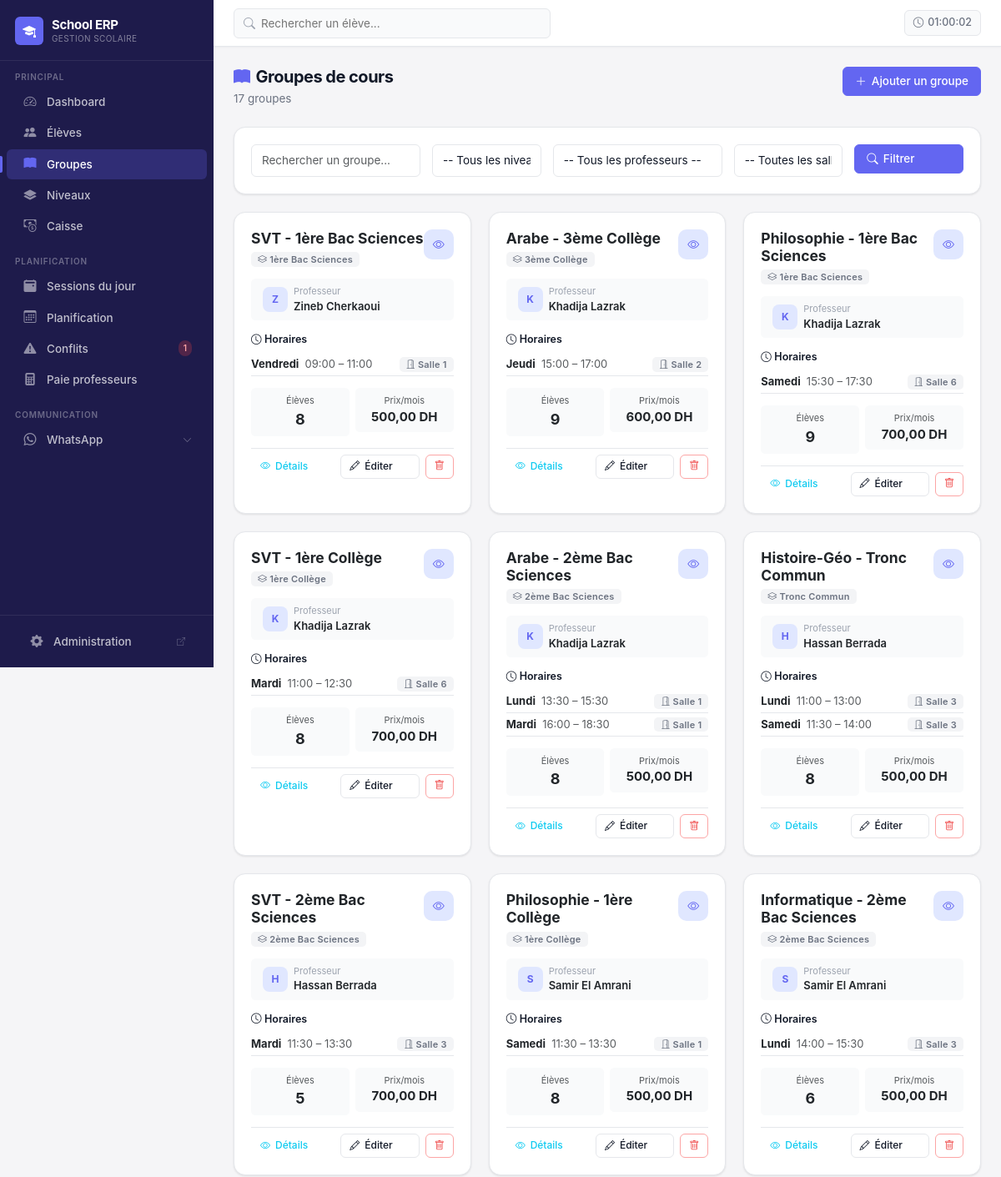
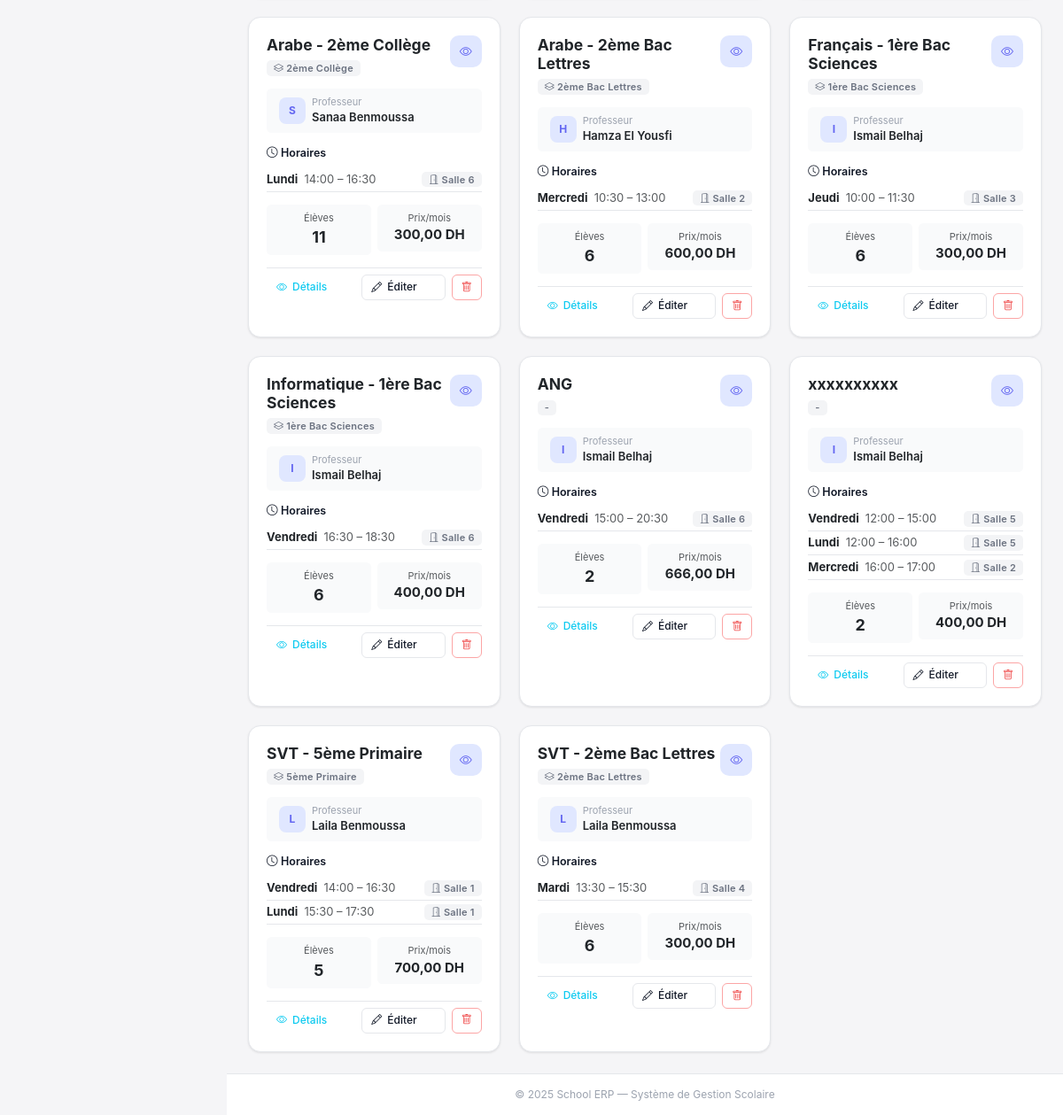
The app's page /courses/ (signed in) with its own data (2 pictures, top to bottom).
### core/models.py (models this page shows, shortened)
class CourseGroup(models.Model):
    DAYS_CHOICES = [
        ('MON', 'Lundi'),
        ('TUE', 'Mardi'),
        ('WED', 'Mercredi'),
        ('THU', 'Jeudi'),
        ('FRI', 'Vendredi'),
        ('SAT', 'Samedi'),
        ('SUN', 'Dimanche'),
    ]
    name = models.CharField(max_length=100, verbose_name="Nom du groupe")
    subject = models.CharField(max_length=100, verbose_name="Matière")
    level = models.ForeignKey(
        Level,
        on_delete=models.SET_NULL,
        related_name='course_groups',
        verbose_name="Niveau",
        null=True,
        blank=True
    )
    monthly_price = models.DecimalField(
        max_digits=8,
        decimal_places=2,
        validators=[MinValueValidator(Decimal('0.01'))],
        verbose_name="Prix mensuel (DH)"
    )
    teacher = models.ForeignKey(
        Teacher,
        on_delete=models.PROTECT,
        related_name='course_groups',
        verbose_name="Professeur"
    )
    is_active = models.BooleanField(default=True, verbose_name="Actif")
    created_at = models.DateTimeField(auto_now_add=True)
    class Meta:
        verbose_name = "Groupe de cours"
        verbose_name_plural = "Groupes de cours"
        ordering = ['name']

class Level(models.Model):
    name = models.CharField(max_length=100, unique=True, verbose_name="Nom du niveau")
    order = models.PositiveIntegerField(default=0, verbose_name="Ordre d'affichage")
    class Meta:
        verbose_name = "Niveau"
        verbose_name_plural = "Niveaux"
        ordering = ['order', 'name']
    def __str__(self):
        return self.name

class Teacher(models.Model):
    PAYMENT_METHOD_CHOICES = [
        ('HOURLY', 'Taux horaire'),
        ('PERCENTAGE', 'Part des gains (pourcentage des gains de la classe)'),
        ('SESSION', 'Tarif par session'),
    ]
    name = models.CharField(max_length=100, verbose_name="Nom complet")
    phone = models.CharField(max_length=20, verbose_name="Téléphone")
    email = models.EmailField(blank=True, verbose_name="Email")
    hourly_rate = models.DecimalField(
        max_digits=8,
        decimal_places=2,
        validators=[MinValueValidator(Decimal('0.01'))],
        verbose_name="Tarif horaire (DH)",
        default=Decimal('100.00'),
        blank=True,
        null=True
    )
    payment_method = models.CharField(
        max_length=20,
        choices=PAYMENT_METHOD_CHOICES,
        default='PERCENTAGE',
        verbose_name="Mode de paiement"
    )
    payment_percentage = models.DecimalField(
        max_digits=5,
        decimal_places=2,
        default=Decimal('50.00'),
        validators=[MinValueValidator(Decimal('0.00'))],
        verbose_name="Part des gains (%)",
        blank=True,
        null=True
    )
    session_rate = models.DecimalField(
        max_digits=8,
        decimal_places=2,
        default=Decimal('100.00'),
        validators=[MinValueValidator(Decimal('0.01'))],
        verbose_name="Tarif par session (DH)",
        blank=True,
        null=True
    )
    is_active = models.BooleanField(default=True, verbose_name="Actif")
    created_at = models.DateTimeField(auto_now_add=True)
    class Meta:
        verbose_name = "Professeur"
        verbose_name_plural = "Professeurs"
        ordering = ['name']
    def __str__(self):
        if self.payment_method == 'PERCENTAGE':
            return f"{self.name} ({self.payment_percentage}%)"
        elif self.payment_method == 'SESSION':
            return f"{self.name} ({self.session_rate} DH/sess)"
        return f"{self.name} ({self.hourly_rate} DH/h)"

class CourseGroupSchedule(models.Model):
    course_group = models.ForeignKey(
        CourseGroup,
        on_delete=models.CASCADE,
        related_name='schedules',
        verbose_name="Groupe de cours"
    )
    day = models.CharField(
        max_length=3,
        choices=CourseGroup.DAYS_CHOICES,
        verbose_name="Jour"
    )
    start_time = models.TimeField(verbose_name="Heure de début")
    end_time = models.TimeField(verbose_name="Heure de fin")
    room = models.ForeignKey(
        Room,
        on_delete=models.PROTECT,
        related_name='schedules',
        verbose_name="Salle"
    )
    class Meta:
        verbose_name = "Horaire de groupe"
        verbose_name_plural = "Horaires de groupe"
        ordering = ['day', 'start_time']

class Room(models.Model):
    name = models.CharField(max_length=50, unique=True, verbose_name="Nom de la salle")
    capacity = models.PositiveIntegerField(
        validators=[MinValueValidator(1)],
        verbose_name="Capacité"
    )
    is_active = models.BooleanField(default=True, verbose_name="Active")
    class Meta:
        verbose_name = "Salle"
        verbose_name_plural = "Salles"
        ordering = ['name']
    def __str__(self):
        return f"{self.name} ({self.capacity} places)"

### core/views.py (the view)
# urls.py: path('courses/', views.courses_list, name='courses_list'),
def courses_list(request):
    from .models import CourseGroup
    courses = CourseGroup.objects.all().select_related('teacher').prefetch_related('schedules__room')
    from django.db.models import Count
    courses = courses.annotate(enrollment_count=Count('enrollment'))
    course_filter = CourseGroupFilter(request.GET, queryset=courses)
    courses = course_filter.qs
    return render(request, 'core/courses_list.html', {'courses': courses, 'filter': course_filter})

### templates/core/courses_list.html (shortened to what this page needs)
{% extends 'core/base.html' %}
{% block content %}
<div class="page-header d-flex align-items-start justify-content-between">
  <div>
    <h1 class="page-title"><i class="bi bi-book-fill me-2" style="color:var(--primary);"></i>Groupes de cours</h1>
    <p class="page-subtitle">{{ courses|length }} groupe{{ courses|length|pluralize }}</p>
  </div>
  <a href="{% url 'core:course_group_create' %}" class="btn btn-primary">
    <i class="bi bi-plus-lg"></i> Ajouter un groupe
  </a>
</div>
<div class="card mb-4">
  <div class="card-body">
    <form method="get" class="row g-3">
      <div class="col-md-3">{{ filter.form.name }}</div>
      <div class="col-md-2">{{ filter.form.level }}</div>
      <div class="col-md-3">{{ filter.form.teacher }}</div>
      <div class="col-md-2">{{ filter.form.room }}</div>
      <div class="col-md-2">
        <button class="btn btn-primary w-100"><i class="bi bi-search"></i> Filtrer</button>
      </div>
    </form>
  </div>
</div>
{% if courses %}
  <div class="row g-4">
    {% for course in courses %}
      <div class="col-lg-4 col-md-6">
        <div class="card h-100 course-card">
          <div class="card-body">
            <div class="d-flex align-items-start justify-content-between mb-3">
              <div>
                <h5 class="mb-1 fw-700">
                  <a href="{% url 'core:group_detail' course.id %}" class="text-decoration-none" style="color:inherit;">
                    {{ course.name }}
                  </a>
                </h5>
                {% if course.level %}
                  <a href="{% url 'core:level_detail' course.level.id %}" class="text-decoration-none">
                    <span class="badge badge-secondary"><i class="bi bi-layers"></i> {{ course.level.name }}</span>
                  </a>
                {% else %}
                  <span class="badge badge-secondary">-</span>
                {% endif %}
              </div>
              <a href="{% url 'core:group_detail' course.id %}" class="stat-card-icon text-decoration-none" style="width:36px;height:36px;font-size:14px;background:var(--primary-light);">
                <i class="bi bi-eye" style="color:var(--primary);"></i>
              </a>
            </div>
            <div class="d-flex align-items-center gap-2 mb-3 px-3 py-2 rounded" style="background:var(--surface-alt);">
              <div class="student-avatar" style="width:30px;height:30px;font-size:12px;border-radius:8px;">
                {{ course.teacher.name|slice:":1"|upper }}
              </div>
              <div>
                <div style="font-size:11px;color:var(--text-muted);">Professeur</div>
                <div class="fw-600 text-dark" style="font-size:13px;">{{ course.teacher.name }}</div>
              </div>
            </div>
            {% if course.schedules.all %}
              <div class="mb-3">
                <div class="form-label mb-2"><i class="bi bi-clock me-1"></i>Horaires</div>
                {% for sch in course.schedules.all %}
                  <div class="d-flex justify-content-between align-items-center py-1" style="border-bottom:1px solid var(--border);font-size:13px;">
                    <span>
                      <strong>{{ sch.get_day_display }}</strong>
                      <span class="text-muted ms-1">{{ sch.start_time|time:"H:i" }} – {{ sch.end_time|time:"H:i" }}</span>
                    </span>
                    <span class="badge badge-secondary">
                      <i class="bi bi-door-open"></i> {{ sch.room.name }}
                    </span>
                  </div>
                {% endfor %}
              </div>
            {% else %}
              <div class="mb-3 text-muted" style="font-size:13px;"><i class="bi bi-clock"></i> Aucun horaire défini</div>
            {% endif %}
            <div class="row g-2 mb-3">
              <div class="col-6">
                <div class="text-center p-2 rounded" style="background:var(--surface-alt);">
                  <div class="text-muted" style="font-size:11px;">Élèves</div>
                  <div class="fw-700" style="font-size:18px;">{{ course.enrollment_count }}</div>
                </div>
              </div>
              <div class="col-6">
                <div class="text-center p-2 rounded" style="background:var(--surface-alt);">
                  <div class="text-muted" style="font-size:11px;">Prix/mois</div>
                  <div class="fw-700" style="font-size:15px;">{{ course.monthly_price }} DH</div>
                </div>
              </div>
            </div>
            <div class="d-flex gap-2 pt-2" style="border-top:1px solid var(--border);">
              <a href="{% url 'core:group_detail' course.id %}" class="btn btn-sm btn-outline-info flex-grow-1">
                <i class="bi bi-eye"></i> Détails
              </a>
              <a href="{% url 'core:course_group_edit' course.id %}" class="btn btn-sm btn-outline-primary flex-grow-1">
                <i class="bi bi-pencil"></i> Éditer
              </a>
              <a href="{% url 'core:course_group_delete_confirm' course.id %}" class="btn btn-sm btn-outline-danger">
                <i class="bi bi-trash"></i>
              </a>
            </div>
          </div>
        </div>
      </div>
    {% endfor %}
  </div>
{% endif %}
{% endblock %}

### templates/core/base.html (shortened to what this page needs)
{% load static nav_active %}
<!DOCTYPE html>
<html lang="fr" data-theme="light">
<head>
  <link rel="stylesheet" href="{% static 'fonts/fonts.css' %}">
  <link href="{% static 'bootstrap.min.css' %}" rel="stylesheet">
  <link rel="stylesheet" href="{% static 'bootstrap-icons.css' %}">
  <link href="{% static 'select2.min.css' %}" rel="stylesheet">
</head>
<body>
  <div class="app-shell">
    <aside class="sidebar" id="sidebar">
      <a class="sidebar-brand" href="{% url 'core:cockpit' %}">
        <div class="sidebar-brand-icon">
          <i class="bi bi-mortarboard-fill"></i>
        </div>
        <div>
          <div class="sidebar-brand-text">School ERP</div>
          <div class="sidebar-brand-sub">Gestion scolaire</div>
        </div>
      </a>
      <nav class="sidebar-section">
        <div class="sidebar-section-label">Principal</div>
        <a class="sidebar-nav-link {% active_if 'cockpit' %}" href="{% url 'core:cockpit' %}">
          <span class="nav-icon"><i class="bi bi-speedometer2"></i></span>
          <span class="nav-label">Dashboard</span>
        </a>
        <a class="sidebar-nav-link {% active_if 'students_list' 'student_page' %}"
          href="{% url 'core:students_list' %}">
          <span class="nav-icon"><i class="bi bi-people-fill"></i></span>
          <span class="nav-label">Élèves</span>
        </a>
        <a class="sidebar-nav-link {% active_if 'courses_list' %}" href="{% url 'core:courses_list' %}">
          <span class="nav-icon"><i class="bi bi-book-fill"></i></span>
          <span class="nav-label">Groupes</span>
        </a>
        <a class="sidebar-nav-link {% active_if 'levels_list' %}" href="{% url 'core:levels_list' %}">
          <span class="nav-icon"><i class="bi bi-layers-fill"></i></span>
          <span class="nav-label">Niveaux</span>
        </a>
        <a class="sidebar-nav-link {% active_if 'payment_create' 'student_search' 'student_detail' %}"
          href="{% url 'core:payment_create' %}">
          <span class="nav-icon"><i class="bi bi-cash-coin"></i></span>
          <span class="nav-label">Caisse</span>
        </a>
      </nav>
      <nav class="sidebar-section">
        <div class="sidebar-section-label">Planification</div>
        <a class="sidebar-nav-link {% active_if 'sessions_today' 'session_attendance' %}"
          href="{% url 'core:sessions_today' %}">
          <span class="nav-icon"><i class="bi bi-calendar2-event-fill"></i></span>
          <span class="nav-label">Sessions du jour</span>
        </a>
        <a class="sidebar-nav-link {% active_if 'sessions_schedule' %}" href="{% url 'core:sessions_schedule' %}">
          <span class="nav-icon"><i class="bi bi-calendar3"></i></span>
          <span class="nav-label">Planification</span>
        </a>
        <a class="sidebar-nav-link {% active_if 'schedule_conflicts' %}" href="{% url 'core:schedule_conflicts' %}">
          <span class="nav-icon"><i class="bi bi-exclamation-triangle-fill"></i></span>
          <span class="nav-label">Conflits</span>
          {% if conflict_count > 0 %}
            <span class="nav-badge nav-badge-danger">{{ conflict_count }}</span>
          {% endif %}
        </a>
        <a class="sidebar-nav-link {% active_if 'teacher_payroll' %}" href="{% url 'core:teacher_payroll' %}">
          <span class="nav-icon"><i class="bi bi-calculator-fill"></i></span>
          <span class="nav-label">Paie professeurs</span>
        </a>
      </nav>
      <nav class="sidebar-section">
        <div class="sidebar-section-label">Communication</div>
        <a class="sidebar-nav-link sidebar-toggle-link {% active_if 'whatsapp_payment_reminders' 'whatsapp_absence_notifications' 'whatsapp_bulk_announcements' %}"
          href="#whatsapp-submenu" data-bs-toggle="collapse"
          aria-expanded="{% if request.resolver_match.url_name in 'whatsapp_payment_reminders,whatsapp_absence_notifications,whatsapp_bulk_announcements' %}true{% else %}false{% endif %}">
          <span class="nav-icon"><i class="bi bi-whatsapp"></i></span>
          <span class="nav-label">WhatsApp</span>
          <i class="bi bi-chevron-down nav-arrow"></i>
        </a>
      </nav>
      <div class="sidebar-footer">
        <a class="sidebar-nav-link" href="/admin/" target="_blank">
          <span class="nav-icon"><i class="bi bi-gear-fill"></i></span>
          <span class="nav-label">Administration</span>
          <i class="bi bi-box-arrow-up-right" style="font-size:10px; opacity:0.4;"></i>
        </a>
      </div>
    </aside>
    <div class="main-area">
      <header class="topbar">
        <div class="topbar-search" style="position:relative;">
          <input type="text" id="global-search" class="topbar-search-input" placeholder="Rechercher un élève..."
            autocomplete="off">
        </div>
        <div class="topbar-right">
          <div class="topbar-clock">
            <i class="bi bi-clock"></i>
            <span id="current-time"></span>
          </div>
        </div>
      </header>
      <main class="page-content">
        {% block content %}{% endblock %}
      </main>
      <footer class="app-footer">
        &copy; 2025 School ERP — Système de Gestion Scolaire
      </footer>
    </div>
  </div>
</body>
</html>

### records on screen
CourseGroup: name "SVT - 1ère Bac Sciences", level.name "1ère Bac Sciences", teacher.name "Z", teacher.name "Zineb Cherkaoui", enrollment_count "8", monthly_price "500,00"
CourseGroupSchedule: day "Vendredi", start_time "09:00", end_time "11:00", room.name "Salle 1"
CourseGroup: name "Arabe - 3ème Collège", level.name "3ème Collège", teacher.name "K", teacher.name "Khadija Lazrak", enrollment_count "9", monthly_price "600,00"
CourseGroupSchedule: day "Jeudi", start_time "15:00", end_time "17:00", room.name "Salle 2"
CourseGroup: name "Philosophie - 1ère Bac Sciences", level.name "1ère Bac Sciences", teacher.name "K", teacher.name "Khadija Lazrak", enrollment_count "9", monthly_price "700,00"
CourseGroupSchedule: day "Samedi", start_time "15:30", end_time "17:30", room.name "Salle 6"
CourseGroup: name "SVT - 1ère Collège", level.name "1ère Collège", teacher.name "K", teacher.name "Khadija Lazrak", enrollment_count "8", monthly_price "700,00"
CourseGroupSchedule: day "Mardi", start_time "11:00", end_time "12:30", room.name "Salle 6"
CourseGroup: name "Arabe - 2ème Bac Sciences", level.name "2ème Bac Sciences", teacher.name "K", teacher.name "Khadija Lazrak", enrollment_count "8", monthly_price "500,00"
CourseGroupSchedule: day "Lundi", start_time "13:30", end_time "15:30", room.name "Salle 1"
CourseGroupSchedule: day "Mardi", start_time "16:00", end_time "18:30", room.name "Salle 1"
CourseGroup: name "Histoire-Géo - Tronc Commun", level.name "Tronc Commun", teacher.name "H", teacher.name "Hassan Berrada", enrollment_count "8", monthly_price "500,00"
CourseGroupSchedule: day "Lundi", start_time "11:00", end_time "13:00", room.name "Salle 3"
CourseGroupSchedule: day "Samedi", start_time "11:30", end_time "14:00", room.name "Salle 3"
CourseGroup: name "SVT - 2ème Bac Sciences", level.name "2ème Bac Sciences", teacher.name "H", teacher.name "Hassan Berrada", enrollment_count "5", monthly_price "700,00"
CourseGroupSchedule: day "Mardi", start_time "11:30", end_time "13:30", room.name "Salle 3"
CourseGroup: name "Philosophie - 1ère Collège", level.name "1ère Collège", teacher.name "S", teacher.name "Samir El Amrani", enrollment_count "8", monthly_price "500,00"
CourseGroupSchedule: day "Samedi", start_time "11:30", end_time "13:30", room.name "Salle 1"
CourseGroup: name "Informatique - 2ème Bac Sciences", level.name "2ème Bac Sciences", teacher.name "S", teacher.name "Samir El Amrani", enrollment_count "6", monthly_price "500,00"
CourseGroupSchedule: day "Lundi", start_time "14:00", end_time "15:30", room.name "Salle 3"
CourseGroup: name "Arabe - 2ème Collège", level.name "2ème Collège", teacher.name "S", teacher.name "Sanaa Benmoussa", enrollment_count "11", monthly_price "300,00"
CourseGroupSchedule: day "Lundi", start_time "14:00", end_time "16:30", room.name "Salle 6"
CourseGroup: name "Arabe - 2ème Bac Lettres", level.name "2ème Bac Lettres", teacher.name "H", teacher.name "Hamza El Yousfi", enrollment_count "6", monthly_price "600,00"
CourseGroupSchedule: day "Mercredi", start_time "10:30", end_time "13:00", room.name "Salle 2"
CourseGroup: name "Français - 1ère Bac Sciences", level.name "1ère Bac Sciences", teacher.name "I", teacher.name "Ismail Belhaj", enrollment_count "6", monthly_price "300,00"
CourseGroupSchedule: day "Jeudi", start_time "10:00", end_time "11:30", room.name "Salle 3"
CourseGroup: name "Informatique - 1ère Bac Sciences", level.name "1ère Bac Sciences", teacher.name "I", teacher.name "Ismail Belhaj", enrollment_count "6", monthly_price "400,00"
CourseGroupSchedule: day "Vendredi", start_time "16:30", end_time "18:30", room.name "Salle 6"
CourseGroup: name "ANG", teacher.name "I", teacher.name "Ismail Belhaj", enrollment_count "2", monthly_price "666,00"
CourseGroupSchedule: day "Vendredi", start_time "15:00", end_time "20:30", room.name "Salle 6"
CourseGroup: name "xxxxxxxxxx", teacher.name "I", teacher.name "Ismail Belhaj", enrollment_count "2", monthly_price "400,00"
CourseGroupSchedule: day "Vendredi", start_time "12:00", end_time "15:00", room.name "Salle 5"
CourseGroupSchedule: day "Lundi", start_time "12:00", end_time "16:00", room.name "Salle 5"
CourseGroupSchedule: day "Mercredi", start_time "16:00", end_time "17:00", room.name "Salle 2"
CourseGroup: name "SVT - 5ème Primaire", level.name "5ème Primaire", teacher.name "L", teacher.name "Laila Benmoussa", enrollment_count "5", monthly_price "700,00"
CourseGroupSchedule: day "Vendredi", start_time "14:00", end_time "16:30", room.name "Salle 1"
CourseGroupSchedule: day "Lundi", start_time "15:30", end_time "17:30", room.name "Salle 1"
CourseGroup: name "SVT - 2ème Bac Lettres", level.name "2ème Bac Lettres", teacher.name "L", teacher.name "Laila Benmoussa", enrollment_count "6", monthly_price "300,00"
CourseGroupSchedule: day "Mardi", start_time "13:30", end_time "15:30", room.name "Salle 4"

### other values on screen
{{ conflict_count }} "1"
{{ courses|length }} "17"
